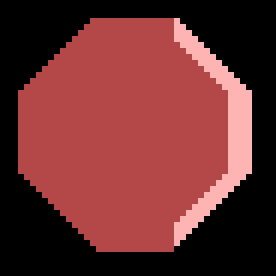
#> input picture data/sharpalc/46x46_stomper2.gif, 46 x 46 px, given in place of 1_bomb0.gif, which was not available (shown 6 times larger)
$ python laserchess_tile_rotate.py   (Python 2 division)
#> lines starting #> are read from the running program, lines starting #| are printed output that depends on the picture; after the words box and inside, x2 and y2 are one past the last pixel; in counts of white or black regions, pixels touching at a corner belong together; pictures that were not available may be replaced by others from this repository, and a replacement may not be noted
# uses PIL
# see http://www.pythonware.com/library/pil/handbook/introduction.htm

# rotates 2 input files to make 8 output files
# changes colour(s) (slow!, does not make use of PIL image filters)
# dumps a text file called size.txt with dimensions
# TODO transparency support (keep transparency, replace black with transparency)

import os
import sys

import Image

outfile_type=".png" ## creates 24bit images if pixesl change, orginal depth if only rotated - unless make explict pallete/conversion
outfile_type=".gif" ## creates images with web safe colours, so often get dithered colours :-( unless perform make explict pallete/conversion with no dither
piece_name='stomper'
piece_name='laser'

# mappings from filenames in laserchess.org to alc names
laserchess_org_2alc_name_mapping ={
    'bomb' : 'bomb',
    'diagonal' : 'mirror',
    'stunner' : 'freezer',
    'king' : 'king',
    'laser' : 'laser',
    'stomper' : 'stomper',
    'mirrorstomper' : 'mirrorstomper',
    'onewaymirror' : 'oneway_mirror',
    'splitter' : 'prism',
    'hyper' : 'transporter',
    'hole' : 'hole_square',
    'hyperhole' : 'warp',
    'blank' : 'blank'
    }

# no mapping dict
alc_names ={
    'bomb' : 'bomb',
    'mirror' : 'mirror',
    'freezer' : 'freezer',
    'king' : 'king',
    'laser' : 'laser',
    'stomper' : 'stomper',
    'mirrorstomper' : 'mirrorstomper',
    'oneway_mirror' : 'oneway_mirror',
    'prism' : 'prism',
    'transporter' : 'transporter',
    'hole_square' : 'hole_square',
    'warp' : 'warp',
    'blank' : 'blank'
    }


def change_colours(input_colour_map):
    def private_filter(in_image):
        """poor colour filter/converter
        """
        out_image = in_image.copy()
        out_image = out_image.convert() # convert to rgb

        colour_map = input_colour_map

        width, height = out_image.size
        colour_counts={}
        pixels_across = range(width)
        for y in range(height):
            for x in pixels_across:
                pixel_info = out_image.getpixel((x, y))
                #print pixel_info
                try:
                    new_colour = colour_map[pixel_info]
                    out_image.putpixel((x, y), new_colour)
                except KeyError, info:
                    #print pixel_info
                    pass

        return out_image
    return private_filter


def dumb_filter_and_save(input_image, dumb_filter_func, new_filename):
    #dumb_filter_func(input_image).save(new_filename)
    dumb_filter_func(input_image).convert(mode = 'P', palette = Image.ADAPTIVE, dither = Image.NONE).save(new_filename)

def create_piece_bitmaps(infile_pattern, in_piece_name, out_piece_name, outfile_type, out_dirname=None):
#> called with in_piece_name = 'bomb', out_piece_name = 'bomb', outfile_type = '.gif', out_dirname = 'testpieces'
    outfile_pattern="%dx%d_%s%d"
    outfile_pattern="%dx%d_%d_%s%d"
    outfile_pattern="%(player_number)d_%(out_piece_name)s%(tile_count)d"
    #outfile_pattern="F:\\documents\\drive_f_share\\python\\laserchess\\data\\sharpalc\\%dx%d_%s%d"
    #outfile_pattern="out_"+outfile_pattern
    outfile_pattern=outfile_pattern+outfile_type

    in_dir = os.path.dirname(infile_pattern)
    sys.path.append(in_dir)

    try:
        from tile_colours import p1top2_colours, p1tofrozen_colours
    except ImportError, info:
        print 'unable to import colour mappings, using defaults'
        # default colour mapping
        p1colour = (180, 72, 72)
        p1mirror_colour = (255, 180, 180)

        p2colour = (72, 180, 72)
        #p2colour = (72, 72, 180)# test blue
        p2mirror_colour = (180, 255, 180)

        frozen_colour = (180, 180, 180)

        p1top2_colours = {p1mirror_colour : p2mirror_colour, p1colour : p2colour}
        p1tofrozen_colours = {p1mirror_colour : frozen_colour, p1colour : frozen_colour}
    try:
        from tile_colours import orig_to_p1_colours
    except ImportError, info:
        print 'no change of colour for p1 pieces'
        orig_to_p1_colours = {}

    change_colours_p1 = change_colours(orig_to_p1_colours )
    change_colours_p2 = change_colours(p1top2_colours)
    change_colours_gray = change_colours(p1tofrozen_colours)

    infile=infile_pattern%(in_piece_name, 0)
    im = Image.open(infile)
#> im is the input picture: PIL image 46x46 P; mean R, G, B 105.6, 47.4, 47.4
    tile_width, tile_height = im.size
#> tile_width = 46; tile_height = 46
    print im.format, im.size, im.mode
#| GIF (46, 46) P
    if out_dirname is None:
        out_dirname="pieces_%(tile_width)dx%(tile_height)d" % locals()
    else:
        # not sure about this bit...
        out_dirname=out_dirname+"_%(tile_width)dx%(tile_height)d" % locals()
    try:
        os.mkdir(out_dirname)
        print 'created directory:', out_dirname
    except OSError, info:
        if info.errno==17:
            # already exists
            pass
        else:
            raise
    temp_file=open(os.path.join(out_dirname, 'size.txt'), 'w')
    temp_file.write("%(tile_width)dx%(tile_height)d\n" % locals())
    temp_file.close()

    outfile_pattern = os.path.join(out_dirname, outfile_pattern)

    out = im.rotate(90) # degrees counter-clockwise
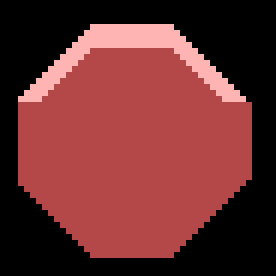
#> out: PIL image 46x46 P (shown 6 times larger); mean R, G, B 105.6, 47.4, 47.4
    for tile_count in range(0,8,2):
        player_number=1
        outfile=outfile_pattern % locals()
        out = out.rotate(-90) # degrees clockwise
        # TODO transparent background
        #print outfile
        #out.save(outfile)
        dumb_filter_and_save(out, change_colours_p1, outfile)
        # TODO change colour...., re-save with new filename prefixed with green
        player_number=2
        outfile=outfile_pattern % locals()
        dumb_filter_and_save(out, change_colours_p2, outfile)
        frozen_outfile = outfile_pattern % { 'player_number':9, 'out_piece_name':out_piece_name, 'tile_count':tile_count}
        dumb_filter_and_save(out, change_colours_gray, frozen_outfile)
#> this loop made 4 passes
#> pass 1, in dumb_filter_and_save (call 2), `dumb_filter_func(input_image).convert(mode = 'P', palette = Image.ADAP..`:
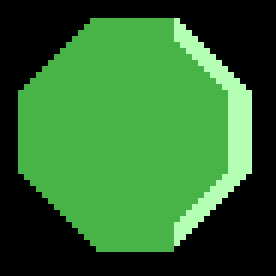
#> saved as 2_bomb0.gif: PIL image 46x46 P (shown 6 times larger); mean R, G, B 47.4, 105.6, 47.4
#> pass 1, in dumb_filter_and_save (call 3), `dumb_filter_func(input_image).convert(mode = 'P', palette = Image.ADAP..`:
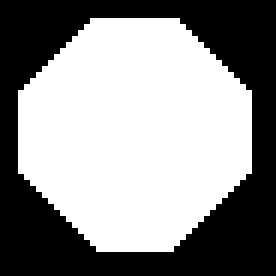
#> saved as 9_bomb0.gif: PIL image 46x46 P (shown 6 times larger); values 0 (black) and 180 (white), 55.9% white; 1 black region, box (x1, y1, x2, y2) and area: (0, 0, 46, 46) 933
#> pass 2, in create_piece_bitmaps, `out = out.rotate(-90)`:
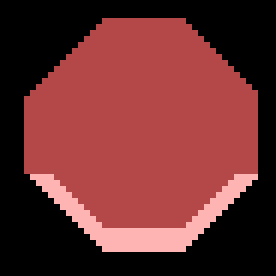
#> out: PIL image 46x46 P (shown 6 times larger); mean R, G, B 105.6, 47.4, 47.4
#> pass 2, in dumb_filter_and_save (call 5), `dumb_filter_func(input_image).convert(mode = 'P', palette = Image.ADAP..`:
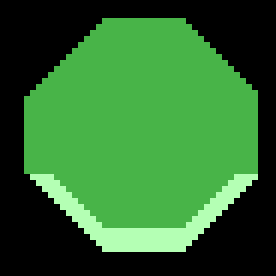
#> saved as 2_bomb2.gif: PIL image 46x46 P (shown 6 times larger); mean R, G, B 47.4, 105.6, 47.4

    infile=infile_pattern%(in_piece_name, 1)
    if not os.path.exists(infile):
        infile=infile_pattern%(in_piece_name, 0)
    im = Image.open(infile)
    image1x, image1y = im.size
#> image1x = 46; image1y = 46
    print im.format, im.size, im.mode
#| GIF (46, 46) P
    assert tile_width == image1x, '45 rotated width does not match 0 rotated %d %d' % (tile_width, image1x)
    assert tile_height == image1y, '45 rotated height does not match 0 rotated %d %d' % (tile_height, image1y)

    out = im.rotate(90) # degrees counter-clockwise
    for tile_count in range(1,8,2):
        player_number=1
        outfile=outfile_pattern % locals()
        out = out.rotate(-90) # degrees clockwise
        # TODO transparent background
        #out.save(outfile)
        dumb_filter_and_save(out, change_colours_p1, outfile)
        # TODO change colour...., re-save with new filename prefixed with green
        player_number=2
        outfile=outfile_pattern % locals()
        dumb_filter_and_save(out, change_colours_p2, outfile)
        frozen_outfile = outfile_pattern % { 'player_number':9, 'out_piece_name':out_piece_name, 'tile_count':tile_count}
        dumb_filter_and_save(out, change_colours_gray, frozen_outfile)
#> this loop made 4 passes
#> pass 2, in dumb_filter_and_save (call 18), `dumb_filter_func(input_image).convert(mode = 'P', palette = Image.ADAP..`:
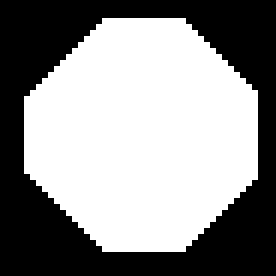
#> saved as 9_bomb3.gif: PIL image 46x46 P (shown 6 times larger); values 0 (black) and 180 (white), 55.9% white; 1 black region, box (x1, y1, x2, y2) and area: (0, 0, 46, 46) 933
#> pass 3, in create_piece_bitmaps, `out = out.rotate(-90)`:
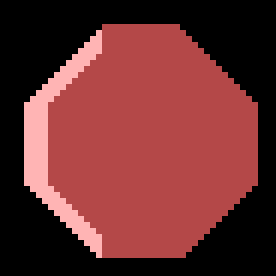
#> out: PIL image 46x46 P (shown 6 times larger); mean R, G, B 105.6, 47.4, 47.4

################

# laserchess.org tileset
#infile_pattern="in_%s%d.gif"
infile_pattern="%s%d.gif"
infile_pattern="F:\\documents\\drive_f_share\\python\\laserchess\\data\\sharpalc\\%s%d.gif"
infile_pattern="F:\\documents\\drive_f_share\\python\\laserchess\\data\\alc\\%s%d.gif"
alc_mapping = laserchess_org_2alc_name_mapping


# amiga tile set
infile_pattern="F:\\documents\\drive_f_share\\python\\laserchess\\extracted_pieces_15x15\\1_%s%d.gif"
alc_mapping = alc_names

# amiga tile set
infile_pattern="F:\\documents\\drive_f_share\\python\\laserchess\\data\\extracted_pieces_45x45\\1_%s%d.gif"
alc_mapping = alc_names

#for piece_name in ['stomper', 'laser']:
for piece_name in alc_mapping:
    #create_piece_bitmaps(infile_pattern, piece_name, alc_mapping[piece_name], outfile_type)
#> (the run stopped early here; a loop or call above may not have finished)
